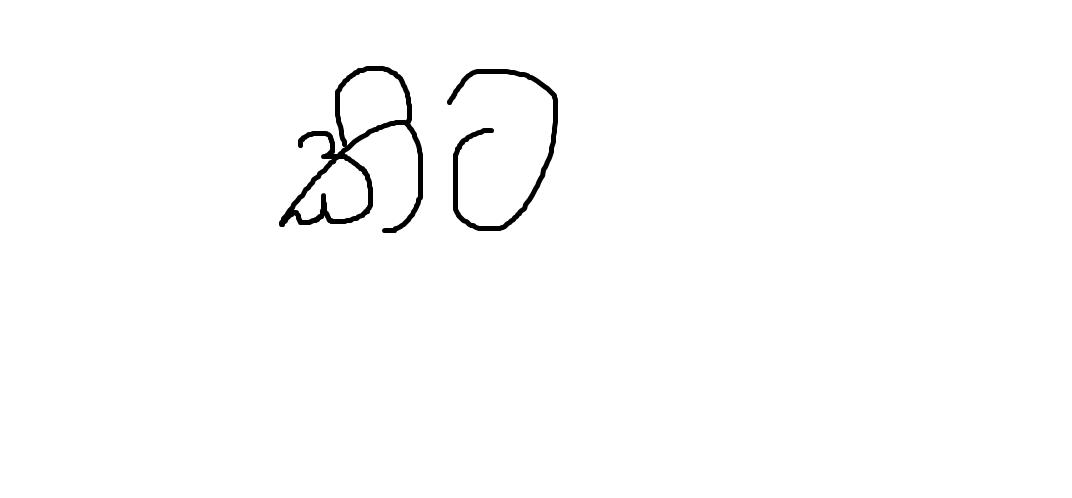
#> input picture While_bg.jpeg, 1072 x 498 px, found by its file name
$ jupyter execute segmentation.ipynb
#> lines starting #> are read from the running program, lines starting #| are printed output that depends on the picture; after the words box and inside, x2 and y2 are one past the last pixel; in counts of white or black regions, pixels touching at a corner belong together
#> further down, src_img is the input picture: shape (498, 1072, 3); min 0, max 255, mean 252.1
[cell 1]
import sys
import cv2
from matplotlib import pyplot as plt
import numpy as np
import traceback
from PIL import Image

[cell 2]
sys.setrecursionlimit(10 ** 6)

[cell 3]
# this function put detected lines into arrays and returns them
def line_array(array):
    list_x_upper = []
    list_x_lower = []
    for y in range(5, len(array) - 5):
        s_a, s_p = strtline(y, array)
        e_a, e_p = endline(y, array)
        if s_a >= 7 and s_p >= 5:
            list_x_upper.append(y)
        if e_a >= 5 and e_p >= 7:
            list_x_lower.append(y)
    return list_x_upper, list_x_lower


# this function returns starting line
def strtline(y, array):
    count_ahead = 0
    count_prev = 0
    for i in array[y:y + 10]:
        if i > 3:
            count_ahead += 1
    for i in array[y - 10:y]:
        if i == 0:
            count_prev += 1
    return count_ahead, count_prev


# this function returns ending line
def endline(y, array):
    count_ahead = 0
    count_prev = 0
    for i in array[y:y + 10]:
        if i == 0:
            count_ahead += 1
    for i in array[y - 10:y]:
        if i > 3:
            count_prev += 1
    return count_ahead, count_prev


def endline_word(y, array, a):
    count_ahead = 0
    count_prev = 0
    for i in array[y:y + 2 * a]:
        if i < 2:
            count_ahead += 1
    for i in array[y - a:y]:
        if i > 2:
            count_prev += 1
    return count_prev, count_ahead


def end_line_array(array, a):
    list_endlines = []
    for y in range(len(array)):
        e_p, e_a = endline_word(y, array, a)
        if e_a >= int(1.5 * a) and e_p >= int(0.7 * a):
            list_endlines.append(y)
    return list_endlines


def refine_endword(array):
    refine_list = []
    for y in range(len(array) - 1):
        if array[y] + 1 < array[y + 1]:
            refine_list.append(array[y])
    return refine_list


def refine_array(array_upper, array_lower):
    upperlines = []
    lowerlines = []
    for y in range(len(array_upper) - 1):
        if array_upper[y] + 5 < array_upper[y + 1]:
            upperlines.append(array_upper[y] - 10)
    for y in range(len(array_lower) - 1):
        if array_lower[y] + 5 < array_lower[y + 1]:
            lowerlines.append(array_lower[y] + 10)

    upperlines.append(array_upper[-1] - 10)
    lowerlines.append(array_lower[-1] + 10)

    return upperlines, lowerlines


# this function returns mean letter width
def letter_width(contours):
    letter_width_sum = 0
    count = 0
    for cnt in contours:
        if cv2.contourArea(cnt) > 20:
            x, y, w, h = cv2.boundingRect(cnt)
            letter_width_sum += w
            count += 1

    return letter_width_sum / count


def end_wrd_dtct(lines, i, bin_img, mean_lttr_width, width, final_thr):
    count_y = np.zeros(shape=width)
    for x in range(width):
        for y in range(lines[i][0], lines[i][1]):
            if bin_img[y][x] == 255:
                count_y[x] += 1
    end_lines = end_line_array(count_y, int(mean_lttr_width))
    endlines = refine_endword(end_lines)
    for x in endlines:
        final_thr[lines[i][0]:lines[i][1], x] = 255
    return endlines


# process of segmentation
def image_segmentation(src_img ):
    # image thresholding
    try:


#         #-------------/Thresholding Image-------------#
#         print("start.........")
#         src_img = cv2.imread('7.png')

        copy = src_img.copy()
        height = src_img.shape[0]
#> height = 498
        width = src_img.shape[1]
#> width = 1072

        src_img_copy = src_img.copy()

        src_img = cv2.resize(copy, dsize=(1320, int(1320 * height / width)), interpolation=cv2.INTER_AREA)
#> src_img: shape (613, 1320, 3)

        height = src_img.shape[0]
#> height = 613
        width = src_img.shape[1]
#> width = 1320

        grey_img = cv2.cvtColor(src_img, cv2.COLOR_BGR2GRAY)

        bin_img = cv2.adaptiveThreshold(grey_img, 255, cv2.ADAPTIVE_THRESH_MEAN_C, cv2.THRESH_BINARY_INV, 21, 20)
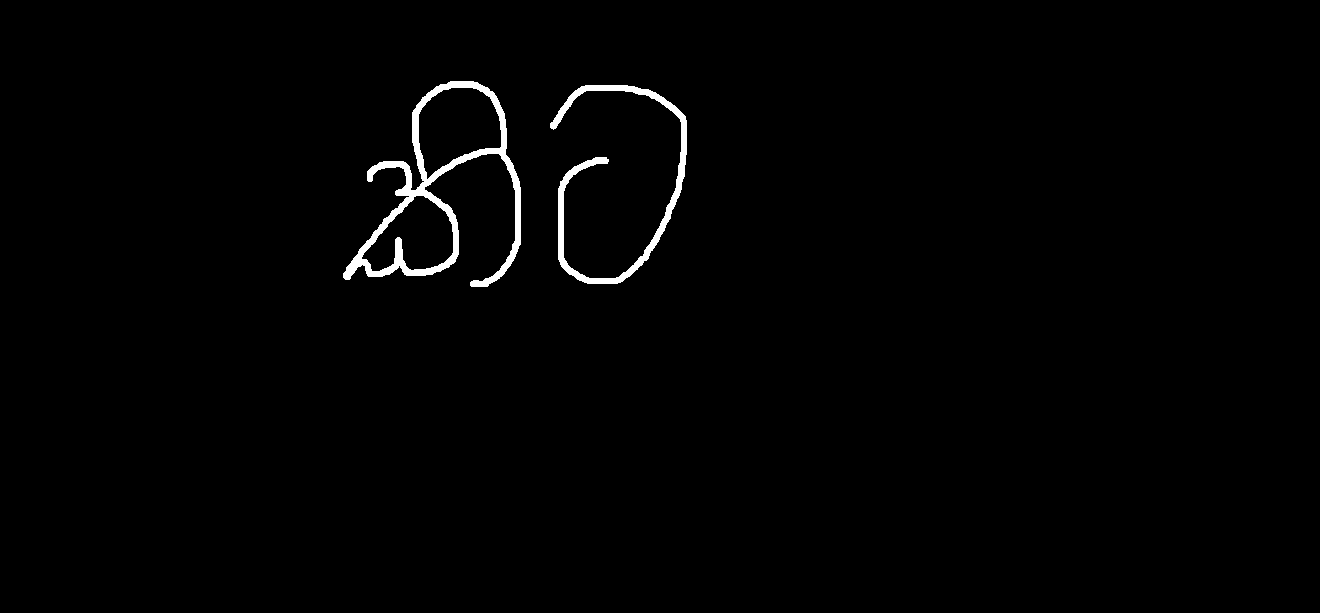
#> bin_img: shape (613, 1320); 1.2% white; 2 white regions, box (x1, y1, x2, y2) and area: (343, 81, 521, 287) 5927, (550, 85, 687, 284) 3440
        bin_img1 = bin_img.copy()
        bin_img2 = bin_img.copy()

        kernel = cv2.getStructuringElement(cv2.MORPH_ELLIPSE, (3, 3))
        kernel1 = np.array([[1, 0, 1], [0, 1, 0], [1, 0, 1]], dtype=np.uint8)

        final_thr = cv2.morphologyEx(bin_img, cv2.MORPH_CLOSE, kernel)
#> final_thr: shape (613, 1320); 1.2% white; 2 white regions, box (x1, y1, x2, y2) and area: (343, 81, 521, 287) 5953, (550, 85, 687, 284) 3448
        contr_retrival = final_thr.copy()

#         plt.title("After thresholding the image")
#         plt.imshow(bin_img)
#         plt.show()

        # /image thresholding

        # line detection
        count_x = np.zeros(shape=(height))
#> count_x = 613 values from 0 to 0
        for y in range(height):
            for x in range(width):
                if bin_img[y][x] == 255:
                    count_x[y] = count_x[y] + 1

        upper_lines, lower_lines = line_array(count_x)
#> upper_lines = [78, 79, 80, 81, 82, 83, 84, 85, 86]

        upperlines, lowerlines = refine_array(upper_lines, lower_lines)

        if len(upperlines) == len(lowerlines):
            lines = []
            for y in upperlines:
                final_thr[y][:] = 255
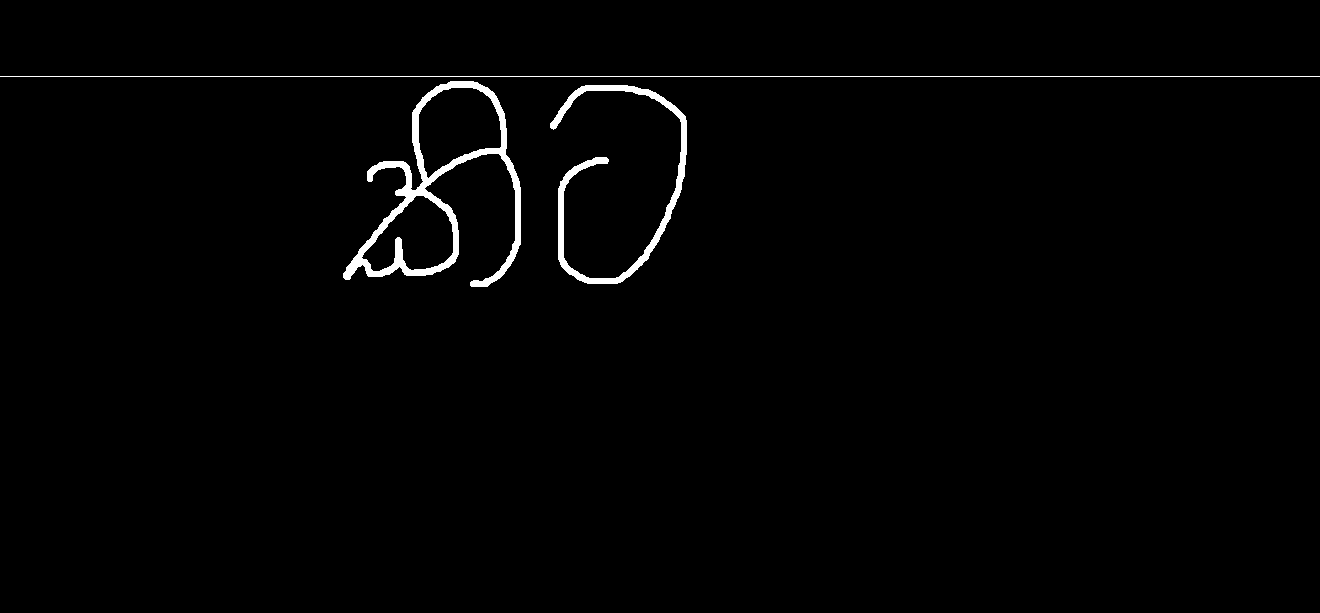
#> final_thr: shape (613, 1320); 1.3% white; 3 white regions, box (x1, y1, x2, y2) and area: (343, 81, 521, 287) 5953, (550, 85, 687, 284) 3448, (0, 76, 1320, 77) 1320
            for y in lowerlines:
                final_thr[y][:] = 255
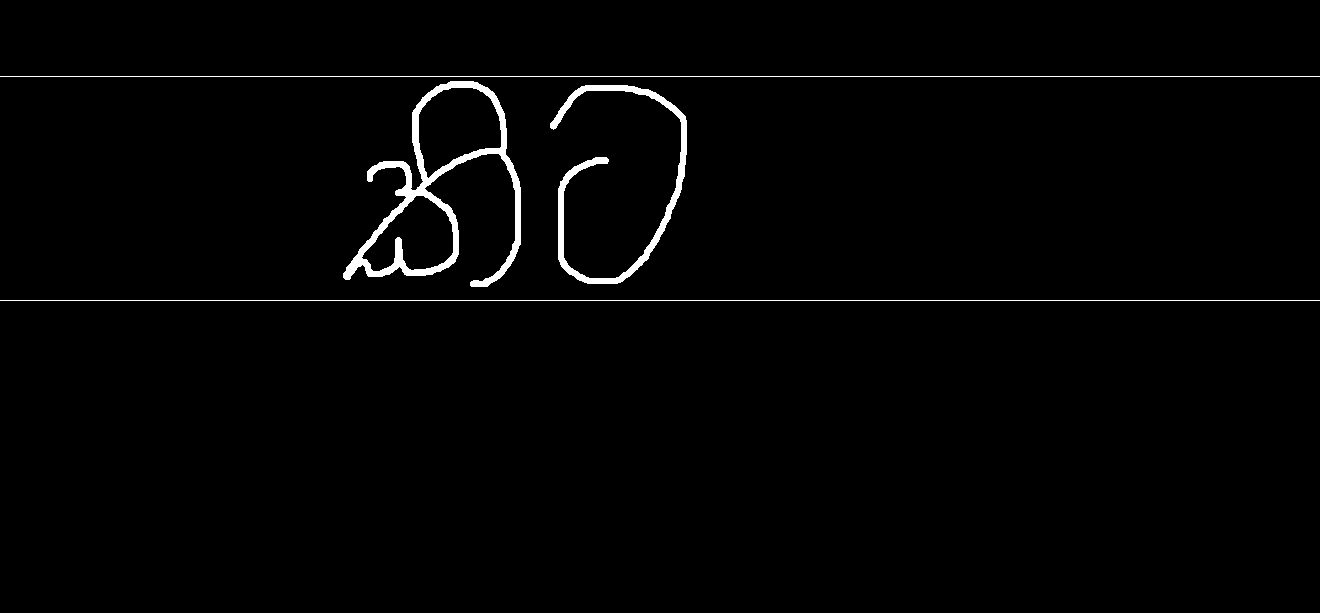
#> final_thr: shape (613, 1320); 1.5% white; 4 white regions
            for y in range(len(upperlines)):
                lines.append((upperlines[y], lowerlines[y]))

        else:
            while 1:
                k = cv2.waitKey(0)
                if k & 0xFF == ord('q'):
                    cv2.destroyAllWindows()
                    exit()

        lines = np.array(lines)

        no_of_lines = len(lines)

        lines_img = []

        for i in range(no_of_lines):
            lines_img.append(bin_img2[lines[i][0]:lines[i][1], :])
#> after the loop, lines_img = 1 item

        # /line detection

        # line width calculation
        contours, hierarchy = cv2.findContours(contr_retrival, cv2.RETR_EXTERNAL, cv2.CHAIN_APPROX_SIMPLE)
#> contours = 2 contours; box (x1, y1, x2, y2) and area: (343, 81, 521, 287) 14681, (550, 85, 687, 284) 2950
        final_contr = np.zeros((final_thr.shape[0], final_thr.shape[1], 3), dtype=np.uint8)
        cv2.drawContours(src_img, contours, -1, (0, 255, 0), 1)
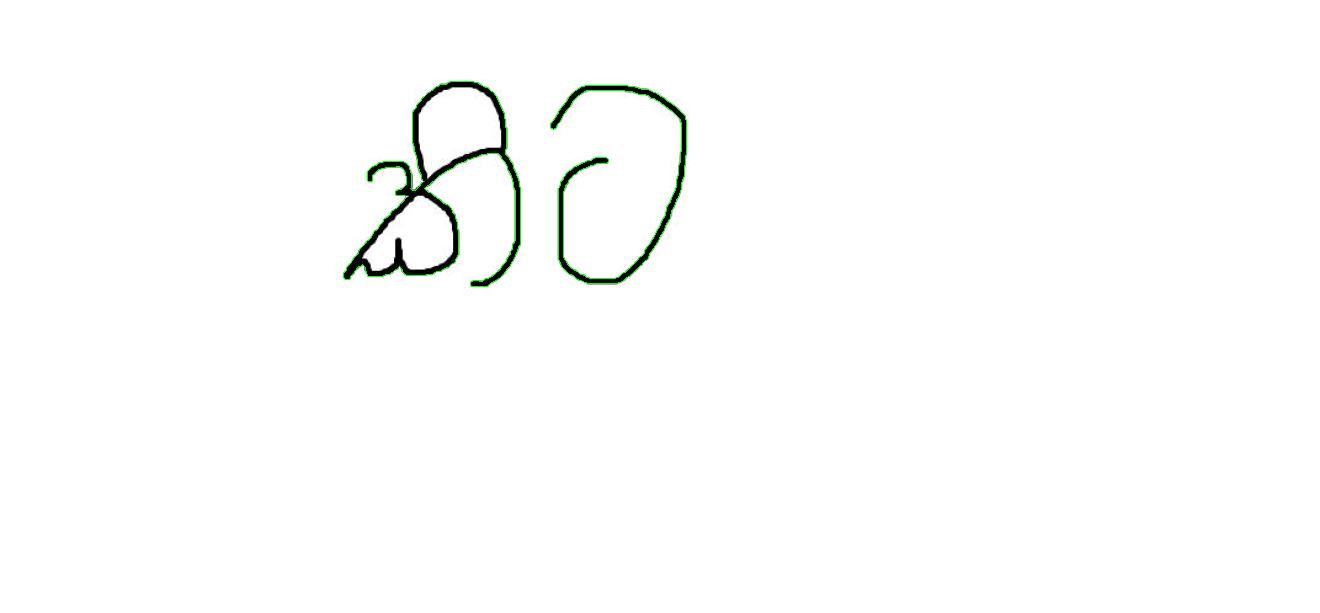
#> src_img: shape (613, 1320, 3); mean B, G, R 252, 252.6, 252

        mean_lttr_width = letter_width(contours)
#> the loop in letter_width, `for cnt in contours:` made 2 passes
#> (x, y, w, h, letter_width_sum, count) on passes 1 to 2: (550, 85, 137, 199, 137, 1), (343, 81, 178, 206, 315, 2)
#> after the loop in letter_width, `for cnt in contours:`: count = 2; letter_width_sum = 315
#> mean_lttr_width = 157.5

        # /line width calculation

        # word detection
        x_lines = []

        for i in range(len(lines_img)):
            x_lines.append(end_wrd_dtct(lines, i, bin_img, mean_lttr_width, width, final_thr))
#> this loop made 1 pass

        for i in range(len(x_lines)):
            x_lines[i].append(width)
#> this loop made 1 pass

        # /word detection

        # character segmentation
        chr_img = bin_img1.copy()

        contours, hierarchy = cv2.findContours(chr_img, cv2.RETR_EXTERNAL, cv2.CHAIN_APPROX_SIMPLE)

        new_height = src_img.shape[0]
        new_width = src_img.shape[1]

        resized_image = cv2.resize(src_img_copy, (new_width, new_height))

        edges = []

        # getting x1, x2, y1, y2 edges of a letter for crop
        bbox_list = []
        for cnt in contours:
#             print(cv2.contourArea(cnt))
            if cv2.contourArea(cnt) > 20:
                x, y, w, h = cv2.boundingRect(cnt)
                temp = []
                temp.append(x)
                temp.append(y)
                temp.append(w)
                temp.append(h)
                edges.append(temp)
                cv2.rectangle(src_img, (x, y), (x + w, y + h), (0, 255, 0), 2)
                bbox_list.append([x,y,x+w,y+h])
#> this loop made 2 passes
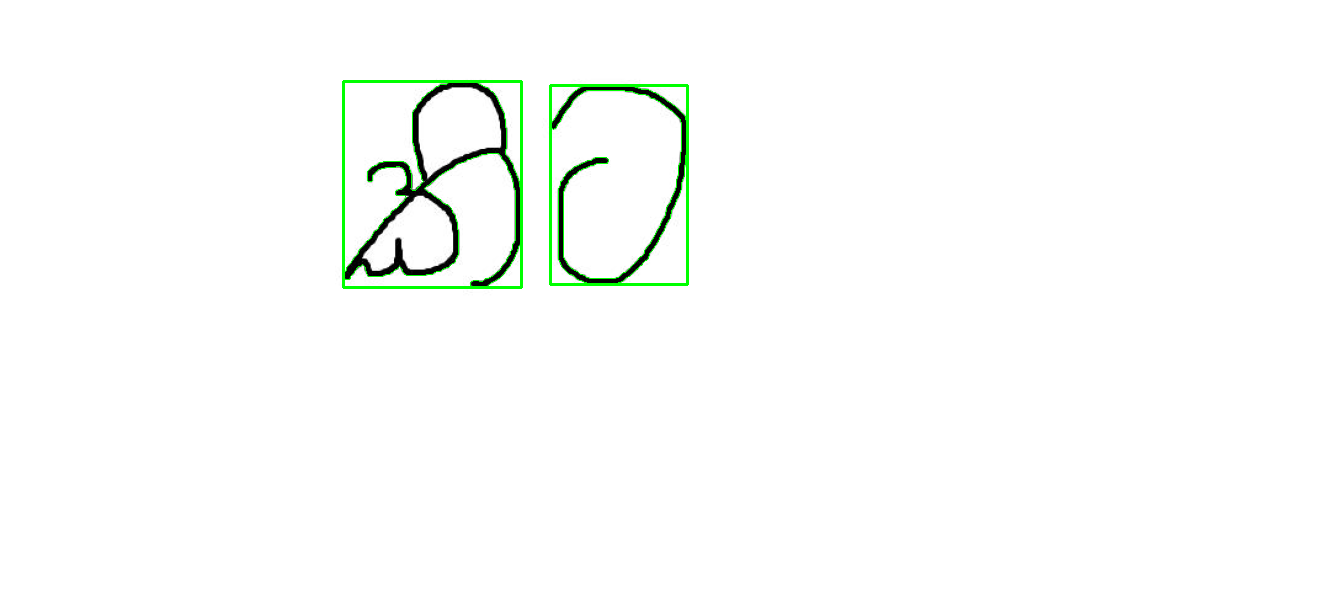
#> src_img: shape (613, 1320, 3); 0.5% of pixels changed, all inside (x1, y1, x2, y2) = (342, 80, 689, 289)

        # reordering according to x index of edge for saving cropped image in oder
        n = len(edges)

        for i in range(n - 1):
            for j in range(0, n - i - 1):
                if edges[j][0] > edges[j + 1][0]:
                    edges[j], edges[j + 1] = edges[j + 1], edges[j]

        # cropping original image form letter edges
        i = 0
        for edge in edges:
            crop = resized_image[edge[1]:(edge[1] + edge[3]), edge[0]:(edge[0] + edge[2])]
            crop = cv2.resize(crop, (224, 224))
#             cv2.imwrite("segmentation_module/segmented_letters/crop_{0}.jpg".format(i), crop)
            i = i + 1
#> this loop made 2 passes
#> edge on passes 1 to 2: [343, 81, 178, 206], [550, 85, 137, 199]
#> pass 1, in image_segmentation, `crop = resized_image[edge[1]:(edge[1] + edge[3]), edge[0]:(edge[0] + e..`:
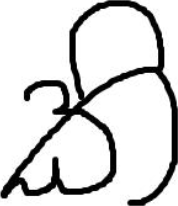
#> crop: shape (206, 178, 3); min 0, max 255, mean 215.1
#> pass 1, in image_segmentation, `crop = cv2.resize(crop, (224, 224))`:
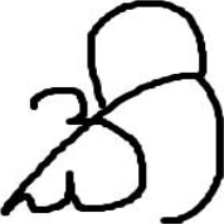
#> crop: shape (224, 224, 3); min 0, max 255, mean 215.1
#> pass 2, in image_segmentation, `crop = resized_image[edge[1]:(edge[1] + edge[3]), edge[0]:(edge[0] + e..`:
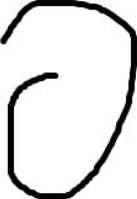
#> crop: shape (199, 137, 3); min 0, max 255, mean 223.8
#> pass 2, in image_segmentation, `crop = cv2.resize(crop, (224, 224))`:
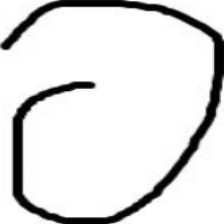
#> crop: shape (224, 224, 3); min 0, max 255, mean 223.8

# [8 lines of commented-out code are left out]


        return resized_image,bbox_list

    except:
        print(traceback.print_exc())
        return False
def get_list_of_letters(src_img,bbox_list):
    letters_list = []
    pil_img = Image.fromarray(src_img)
    for index,row in enumerate(bbox_list):
        letters_list.append(pil_img.crop(row))
#> this loop made 2 passes
    return letters_list

[cell 4]
# cv2.imread('7.png').shape,cv2.imread(img_path).shape

[cell 5]
img_path =r"E:\iit files\fY\SinhalaTextRecognition\SinhalaTextRecognition\While_bg.jpeg"
plt.imshow(plt.imread(img_path))

[cell 6]
src_img = cv2.imread(img_path)
src_img, bbox_list = image_segmentation(src_img)
bbox_list = sorted(bbox_list,key=lambda x:x[0])
letters_list_imgs = get_list_of_letters(src_img,bbox_list)

[cell 7]
for img in letters_list_imgs:
    display(img )
    print(np.array(img).shape)
    print(100*"*")

[cell 8]
from PIL import Image
pil_img = Image.fromarray(src_img)
for index,row in enumerate(bbox_list):
    print(f"Displaying Image {index}")
    display(pil_img.crop(row))
    print(50*"*")
